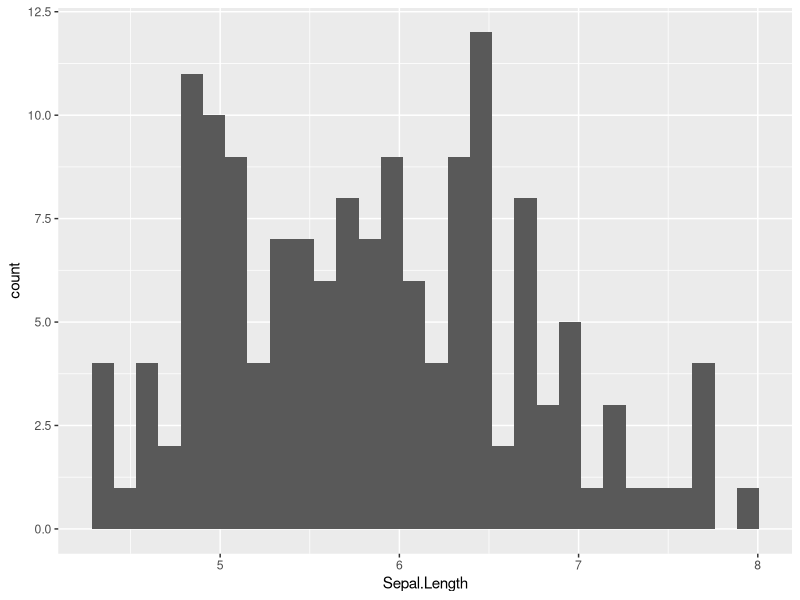
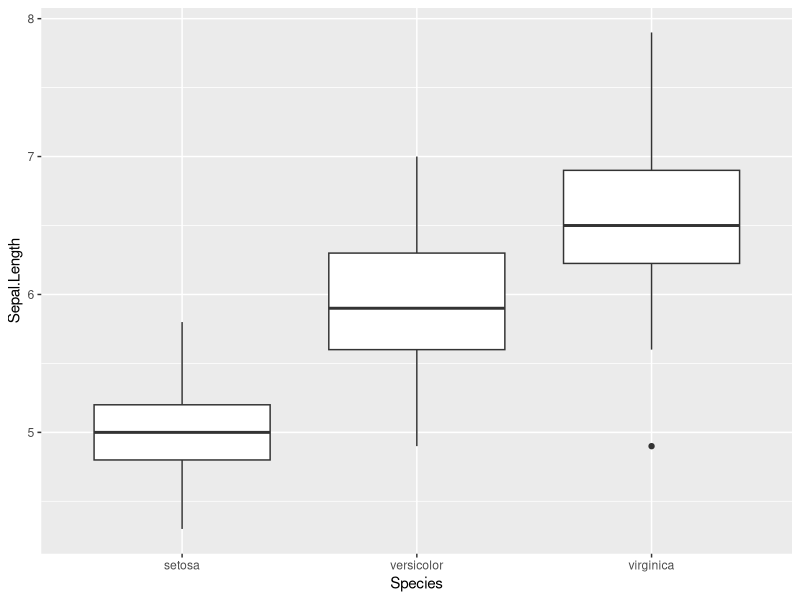
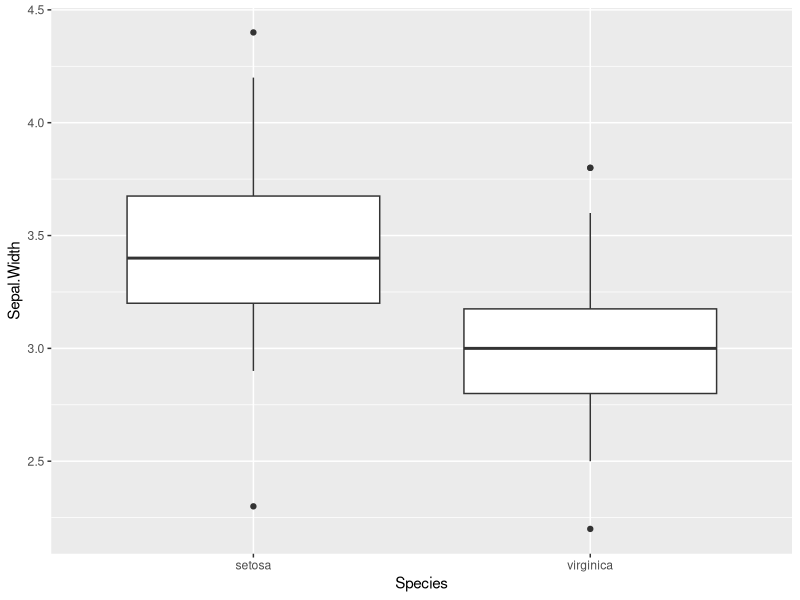
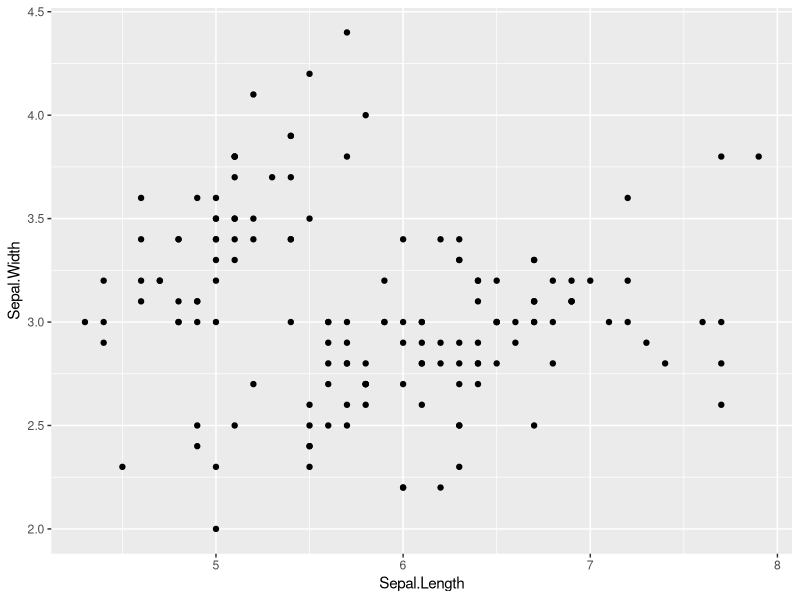
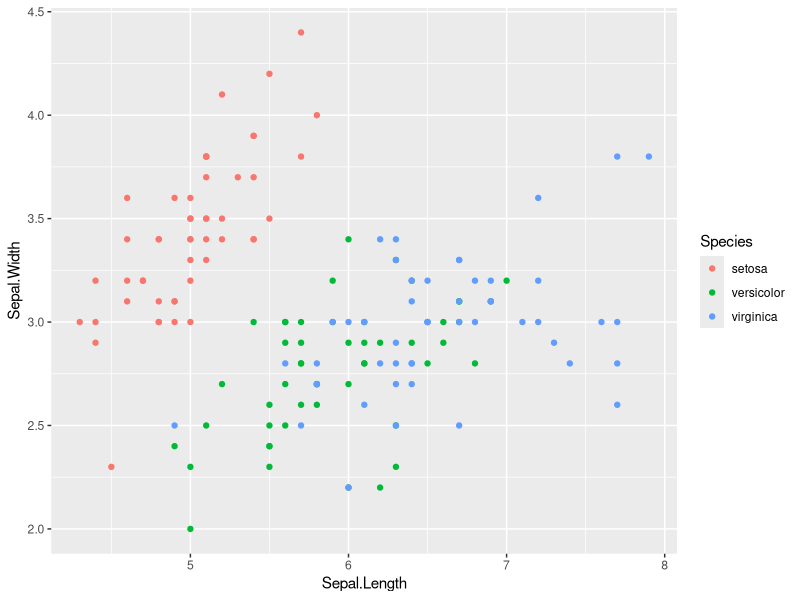
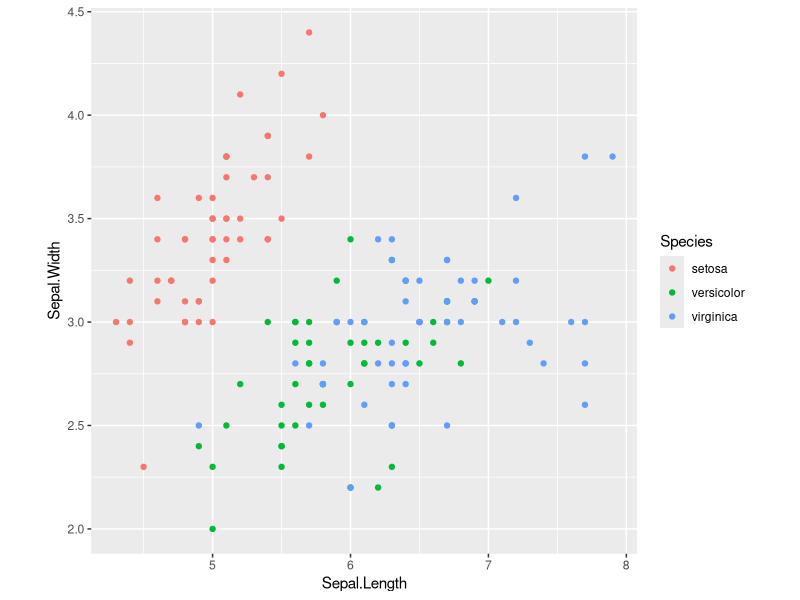

Write R code to recreate these figures, in order.
## ---- chunk 1
library(tidyverse) 
library(gridExtra)
library(knitr) 
opts_chunk$set(
  tidy = FALSE,
  cache = FALSE,
  echo = TRUE,
  warning = FALSE,
  message = FALSE,
  dpi = 300,
  fig.align = "center",
  fig.width = 4,
  fig.height = 4
  )
## ---- chunk 2
d <- iris # iris data set comes with base R
dim(d)
## ---- chunk 3
head(d)
## ---- chunk 4
table(d$Species)
## ---- chunk 5
g <- ggplot(d, aes(Sepal.Length)) + geom_histogram()
print(g)
## ---- chunk 6
library(dplyr) # dplyr is a part of tidyverse
# you could run library(tidyverse) instead
## ---- chunk 7
s1 <- select(d, Sepal.Length, Sepal.Width)
dim(s1)
head(s1)
## ---- chunk 8
s2 <- select(d, Sepal.Length, Sepal.Width, Petal.Length, Petal.Width)
dim(s2)
head(s2)
## ---- chunk 9
s3 <- select(d, -Species)
head(s3)
## ---- chunk 10
f1 <- filter(d, Species == "setosa") # note use of ==, not =
dim(f1)
head(f1)
## ---- chunk 11
f2 <- filter(d, Species %in% c("setosa", "virginica")) # %in%
dim(f2)
tail(f2)
## ---- chunk 12
f3 <- filter(d, Species != "versicolor") # != means "not equal"
dim(f3)
## ---- chunk 13
f4 <- filter(d, Sepal.Length < 6) 
dim(f4)
head(f4)
## ---- chunk 14
f5 <- filter(d, Sepal.Length >= 5.7) # >= "greater than or equal to"
## ---- chunk 15
table(f5$Species)
## ---- chunk 16
Sep.Len.Cut <- 5.7
f6 <- filter(d, Sepal.Length >= Sep.Len.Cut) 
table(f6$Species)
## ---- chunk 17
m1 <- mutate(d, Sepal.Sum = Sepal.Length + Sepal.Width)
dim(m1)
head(m1)
## ---- chunk 18
m2 <- mutate(d, size = ifelse(Sepal.Length >= 5, "big", "small"))
dim(m2)
head(m2)
## ---- chunk 19
a1 <- arrange(d, Sepal.Length)
dim(a1)
head(a1)
## ---- chunk 20
a2 <- arrange(d, desc(Sepal.Length))
dim(a2)
head(a2)
## ---- chunk 21
r1 <- mutate(d, Diff = Sepal.Length - Sepal.Width)
## ---- chunk 22
r2 <- filter(r1, Diff > 1.5, Species == "setosa")
## ---- chunk 23
r3 <- select(r2, Sepal.Length, Sepal.Width, Diff)
## ---- chunk 24
r4 <- arrange(r3, desc(Diff))
head(r4)
## ---- chunk 25
r <- d %>% 
  mutate(Diff = Sepal.Length - Sepal.Width) %>%
  filter(Diff > 1.5, Species == "setosa") %>%
  select(Sepal.Length, Sepal.Width, Diff) %>%
  arrange(desc(Diff))
head(r)
## ---- chunk 26
g <- ggplot(d, aes(x = Species, y = Sepal.Length)) +
  geom_boxplot()
print(g)
## ---- chunk 27
ds <- d %>%
  filter(Species == "versicolor")
quantile(ds$Sepal.Length)
## ---- chunk 28
g <- d %>%
  filter(Species != "versicolor") %>%
  ggplot(aes(Species, Sepal.Width)) +
  geom_boxplot()
print(g)
## ---- chunk 29
g <- ggplot(d, aes(x = Sepal.Length, y = Sepal.Width)) +
  geom_point()
print(g)
## ---- chunk 30
g <- ggplot(d, aes(Sepal.Length, Sepal.Width, color = Species)) +
  geom_point()
print(g)
## ---- chunk 31
g2 <- g + theme(aspect.ratio = 1)
print(g2)
